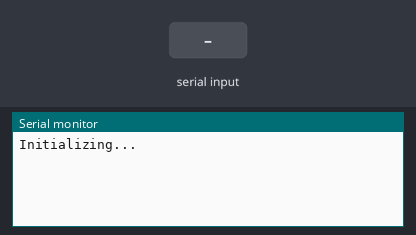
Bench run of a sketch on a simulated Arduino Uno, built with avr-gcc and run on an emulated ATmega328P. Parts: the last lines printed to the serial monitor. Inputs (shaded band) come from the test bench. The modem accepts every AT command (registered, SIM ready, sends succeed) and sends nothing else.

Above: at 1.8 s.
1.9 s: "1" received over the second serial link
At 4.7 s:
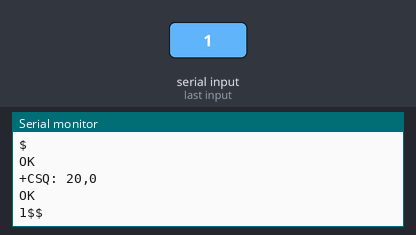
4.9 s: "0" received over the second serial link
At 6.6 s:
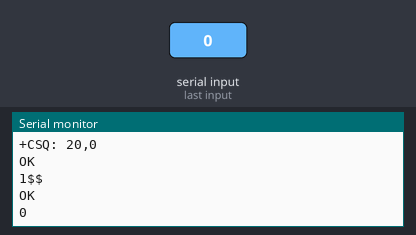
7.9 s: "2" received over the second serial link
At 9.8 s:
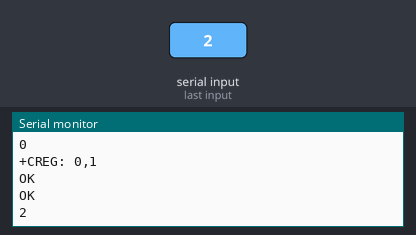

Measured:
- after the input at 1.9 s, the serial monitor: prints a new line after 2.2 s (image 1)
- after the input at 4.9 s, the serial monitor: prints a new line after 1.0 s (image 2)
- after the input at 7.9 s, the serial monitor: prints a new line after 1.0 s (image 3)

The sketch:

2g_WIP.ino
```cpp
#include <SoftwareSerial.h>
#include<TinyGPS.h>
//Create software serial object to communicate with SIM800L
SoftwareSerial mySerial(3,2); //SIM800L Tx & Rx is connected to Arduino #3 & #2

String t_com(String str)
{
  str="AT+"+str;
  mySerial.println(str);
  String A;
  while(!mySerial.available())
  {
    delay(50);
  }
  A = String(mySerial.readString());
  return A;
}

String sapbr(String str)
{
  str="SAPBR="+str;
  return t_com(str);
}

void gprs_start(String apn)
  {
    Serial.println(sapbr("3,1,\"Contype\", \"GPRS\""));
    delay(50);
    Serial.println(sapbr("3,1,\"APN\",\""+apn+"\""));
    delay(50);
    Serial.println(sapbr("1,1")); // This is the command to connect the gprs, can take some time, look for led queue
    delay(50);
    Serial.println(sapbr("2,1")); // Display the gprs status
    delay(50);
  }
void gprs_close()
  {
    Serial.println(sapbr("0,1"));
  }

class http
{
  public:
  void req(String request)
  {
    String temp="HTTP";

    Serial.println(t_com(temp+"INIT"));
    delay(10);
    Serial.println(t_com(temp+"PARA=\"CID\",1"));
    delay(10);
    Serial.println(t_com(temp+"PARA=\"URL\",\""+request+"\""));
    delay(10);
    Serial.println(t_com(temp+"ACTION=0"));
    mySerial.flush();
    while(!mySerial.available())
    {
      delay(50);
    }
    Serial.write(mySerial.read());
    delay(10);
    Serial.println(t_com(temp+"READ"));
    t_com(temp+"TERM");
  }
};

void setup()
{
  //Begin serial communication with Arduino and Arduino IDE (Serial Monitor)
  Serial.begin(9600);

  //Begin serial communication with Arduino and SIM800L
  mySerial.begin(9600);

  Serial.println("Initializing...");
  delay(1000);
  mySerial.println("AT");
  delay(50);
  mySerial.flush();
  Serial.println(t_com("CSQ")); // Signal quality
  delay(50);
  Serial.println(t_com("CCID"));
  mySerial.flush();
  String A=t_com("CREG?"); //Check whether it has registered in the network
  Serial.println(A);
  delay(50);
  gprs_start("portalnmms"); // APN name, depends on the 2g service provider, (portalnmms for vodafone)
  http comm;
  comm.req("httpbin.org/get?data=hello+world");
  delay(5000);
  gprs_close();
}

void loop()
{
  updateSerial();
}

void updateSerial()
{
  delay(500);
  while (Serial.available())
  {
    mySerial.write(Serial.read());//Forward what Serial received to Software Serial Port
  }
  while(mySerial.available())
  {
    Serial.write(mySerial.read());//Forward what Software Serial received to Serial Port
  }
}
```
